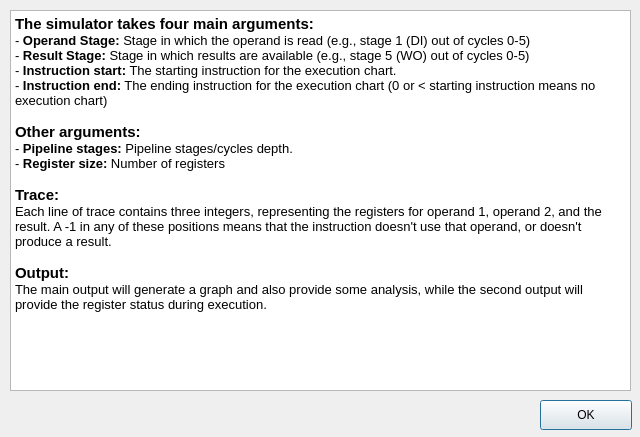
<?xml version="1.0" encoding="UTF-8"?>
<ui version="4.0">
 <class>HelpDialog</class>
 <widget class="QDialog" name="HelpDialog">
  <property name="geometry">
   <rect>
    <x>0</x>
    <y>0</y>
    <width>640</width>
    <height>437</height>
   </rect>
  </property>
  <property name="windowTitle">
   <string>Dialog</string>
  </property>
  <widget class="QTextBrowser" name="textBrowser">
   <property name="geometry">
    <rect>
     <x>10</x>
     <y>10</y>
     <width>621</width>
     <height>381</height>
    </rect>
   </property>
   <property name="html">
    <string>&lt;!DOCTYPE HTML PUBLIC &quot;-//W3C//DTD HTML 4.0//EN&quot; &quot;http://www.w3.org/TR/REC-html40/strict.dtd&quot;&gt;
&lt;html&gt;&lt;head&gt;&lt;meta name=&quot;qrichtext&quot; content=&quot;1&quot; /&gt;&lt;style type=&quot;text/css&quot;&gt;
p, li { white-space: pre-wrap; }
&lt;/style&gt;&lt;/head&gt;&lt;body style=&quot; font-family:'Open Sans'; font-size:10pt; font-weight:400; font-style:normal;&quot;&gt;
&lt;p style=&quot; margin-top:0px; margin-bottom:0px; margin-left:0px; margin-right:0px; -qt-block-indent:0; text-indent:0px;&quot;&gt;&lt;span style=&quot; font-size:11pt; font-weight:600;&quot;&gt;The simulator takes four main arguments:&lt;/span&gt;&lt;/p&gt;
&lt;p style=&quot; margin-top:0px; margin-bottom:0px; margin-left:0px; margin-right:0px; -qt-block-indent:0; text-indent:0px;&quot;&gt;- &lt;span style=&quot; font-weight:600;&quot;&gt;Operand Stage:&lt;/span&gt; Stage in which the operand is read (e.g., stage 1 (DI) out of cycles 0-5)&lt;/p&gt;
&lt;p style=&quot; margin-top:0px; margin-bottom:0px; margin-left:0px; margin-right:0px; -qt-block-indent:0; text-indent:0px;&quot;&gt;- &lt;span style=&quot; font-weight:600;&quot;&gt;Result Stage:&lt;/span&gt; Stage in which results are available (e.g., stage 5 (WO) out of cycles 0-5)&lt;/p&gt;
&lt;p style=&quot; margin-top:0px; margin-bottom:0px; margin-left:0px; margin-right:0px; -qt-block-indent:0; text-indent:0px;&quot;&gt;- &lt;span style=&quot; font-weight:600;&quot;&gt;Instruction start:&lt;/span&gt; The starting instruction for the execution chart.&lt;/p&gt;
&lt;p style=&quot; margin-top:0px; margin-bottom:0px; margin-left:0px; margin-right:0px; -qt-block-indent:0; text-indent:0px;&quot;&gt;- &lt;span style=&quot; font-weight:600;&quot;&gt;Instruction end:&lt;/span&gt; The ending instruction for the execution chart (0 or &amp;lt; starting instruction means no execution chart)&lt;/p&gt;
&lt;p style=&quot;-qt-paragraph-type:empty; margin-top:0px; margin-bottom:0px; margin-left:0px; margin-right:0px; -qt-block-indent:0; text-indent:0px;&quot;&gt;&lt;br /&gt;&lt;/p&gt;
&lt;p style=&quot; margin-top:0px; margin-bottom:0px; margin-left:0px; margin-right:0px; -qt-block-indent:0; text-indent:0px;&quot;&gt;&lt;span style=&quot; font-size:11pt; font-weight:600;&quot;&gt;Other arguments:&lt;/span&gt;&lt;/p&gt;
&lt;p style=&quot; margin-top:0px; margin-bottom:0px; margin-left:0px; margin-right:0px; -qt-block-indent:0; text-indent:0px;&quot;&gt;- &lt;span style=&quot; font-weight:600;&quot;&gt;Pipeline stages:&lt;/span&gt; Pipeline stages/cycles depth. &lt;/p&gt;
&lt;p style=&quot; margin-top:0px; margin-bottom:0px; margin-left:0px; margin-right:0px; -qt-block-indent:0; text-indent:0px;&quot;&gt;- &lt;span style=&quot; font-weight:600;&quot;&gt;Register size:&lt;/span&gt; Number of registers &lt;/p&gt;
&lt;p style=&quot;-qt-paragraph-type:empty; margin-top:0px; margin-bottom:0px; margin-left:0px; margin-right:0px; -qt-block-indent:0; text-indent:0px;&quot;&gt;&lt;br /&gt;&lt;/p&gt;
&lt;p style=&quot; margin-top:0px; margin-bottom:0px; margin-left:0px; margin-right:0px; -qt-block-indent:0; text-indent:0px;&quot;&gt;&lt;span style=&quot; font-size:11pt; font-weight:600;&quot;&gt;Trace:&lt;/span&gt;&lt;/p&gt;
&lt;p style=&quot; margin-top:0px; margin-bottom:0px; margin-left:0px; margin-right:0px; -qt-block-indent:0; text-indent:0px;&quot;&gt;Each line of trace contains three integers, representing the registers for operand 1, operand 2, and the result. A -1 in any of these positions means that the instruction doesn't use that operand, or doesn't produce a result.&lt;/p&gt;
&lt;p style=&quot;-qt-paragraph-type:empty; margin-top:0px; margin-bottom:0px; margin-left:0px; margin-right:0px; -qt-block-indent:0; text-indent:0px;&quot;&gt;&lt;br /&gt;&lt;/p&gt;
&lt;p style=&quot; margin-top:0px; margin-bottom:0px; margin-left:0px; margin-right:0px; -qt-block-indent:0; text-indent:0px;&quot;&gt;&lt;span style=&quot; font-size:11pt; font-weight:600;&quot;&gt;Output:&lt;/span&gt;&lt;/p&gt;
&lt;p style=&quot; margin-top:0px; margin-bottom:0px; margin-left:0px; margin-right:0px; -qt-block-indent:0; text-indent:0px;&quot;&gt;The main output will generate a graph and also provide some analysis, while the second output will provide the register status during execution.&lt;/p&gt;
&lt;p style=&quot;-qt-paragraph-type:empty; margin-top:0px; margin-bottom:0px; margin-left:0px; margin-right:0px; -qt-block-indent:0; text-indent:0px;&quot;&gt;&lt;br /&gt;&lt;/p&gt;&lt;/body&gt;&lt;/html&gt;</string>
   </property>
  </widget>
  <widget class="QPushButton" name="okButton">
   <property name="geometry">
    <rect>
     <x>540</x>
     <y>400</y>
     <width>92</width>
     <height>30</height>
    </rect>
   </property>
   <property name="text">
    <string>OK</string>
   </property>
  </widget>
  <action name="actionOK">
   <property name="text">
    <string>OK</string>
   </property>
   <property name="toolTip">
    <string>OK</string>
   </property>
  </action>
 </widget>
 <resources/>
 <connections/>
</ui>
